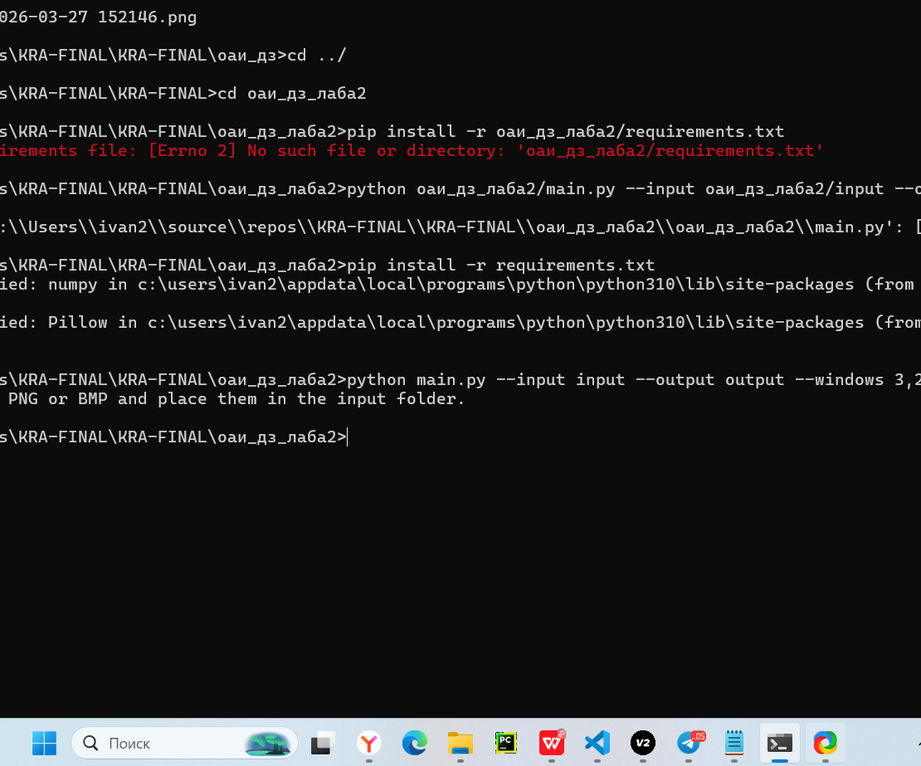
#> input picture оаи_дз_лаба2/input/123123111.png, 921 x 766 px, shrunk from 1110 x 923 before the run; its folder holds only this picture in this run
$ python main.py
#> lines starting #> are read from the running program, lines starting #| are printed output that depends on the picture; after the words box and inside, x2 and y2 are one past the last pixel; in counts of white or black regions, pixels touching at a corner belong together
import argparse
from pathlib import Path

import numpy as np
from PIL import Image


def load_rgb(path: Path) -> np.ndarray:
    img = Image.open(path).convert("RGB")
    return np.asarray(img, dtype=np.float32)


def save_gray(arr: np.ndarray, path: Path) -> None:
    arr8 = np.clip(arr, 0, 255).astype(np.uint8)
    Image.fromarray(arr8, mode="L").save(path)


def save_rgb(arr: np.ndarray, path: Path) -> None:
    arr8 = np.clip(arr, 0, 255).astype(np.uint8)
    Image.fromarray(arr8, mode="RGB").save(path)


def rgb_to_gray(rgb: np.ndarray) -> np.ndarray:
    r = rgb[..., 0]
    g = rgb[..., 1]
    b = rgb[..., 2]
    gray = 0.299 * r + 0.587 * g + 0.114 * b
    return gray


def integral_image(img: np.ndarray) -> np.ndarray:
    h, w = img.shape
    integral = np.zeros((h + 1, w + 1), dtype=np.float64)
    integral[1:, 1:] = np.cumsum(np.cumsum(img, axis=0), axis=1)
    return integral


def local_stats(gray: np.ndarray, window: int):
    if window <= 0 or window % 2 == 0:
        raise ValueError("Window size must be positive odd integer")

    h, w = gray.shape
    r = window // 2

    y = np.arange(h)
    x = np.arange(w)
    y0 = np.clip(y - r, 0, h - 1)
    y1 = np.clip(y + r, 0, h - 1) + 1
    x0 = np.clip(x - r, 0, w - 1)
    x1 = np.clip(x + r, 0, w - 1) + 1

    integ = integral_image(gray)
    integ2 = integral_image(gray * gray)

    sum_ = (
        integ[np.ix_(y1, x1)]
        - integ[np.ix_(y0, x1)]
        - integ[np.ix_(y1, x0)]
        + integ[np.ix_(y0, x0)]
    )
    sum2 = (
        integ2[np.ix_(y1, x1)]
        - integ2[np.ix_(y0, x1)]
        - integ2[np.ix_(y1, x0)]
        + integ2[np.ix_(y0, x0)]
    )

    area = (y1 - y0)[:, None] * (x1 - x0)[None, :]
    mean = sum_ / area
    var = sum2 / area - mean * mean
    var = np.maximum(var, 0.0)
    std = np.sqrt(var)
    return mean, std


def sauvola_binarize(gray: np.ndarray, window: int, k: float, r: float = 128.0) -> np.ndarray:
    mean, std = local_stats(gray, window)
    thresh = mean * (1.0 + k * (std / r - 1.0))
    binary = (gray > thresh).astype(np.uint8) * 255
    return binary


def collect_images(input_path: Path):
    if input_path.is_file():
        return [input_path]

    if not input_path.exists():
        return []

    exts = {".png", ".bmp"}
    files = [p for p in input_path.iterdir() if p.is_file() and p.suffix.lower() in exts]
    files.sort()
    return files


def process_image(path: Path, out_dir: Path, windows, k: float):
    rgb = load_rgb(path)
    base = path.stem

    save_rgb(rgb, out_dir / f"{base}_original.png")

    gray = rgb_to_gray(rgb)
    save_gray(gray, out_dir / f"{base}_gray.bmp")

    for w in windows:
        bin_img = sauvola_binarize(gray, w, k)
        save_gray(bin_img, out_dir / f"{base}_sauvola_w{w}_k{str(k).replace('.', '_')}.bmp")


def parse_windows(text: str):
    parts = [p.strip() for p in text.split(",") if p.strip()]
    windows = [int(p) for p in parts]
    return windows


def main():
    parser = argparse.ArgumentParser(
        description="Lab 2: grayscale + Sauvola binarization (variant 7)"
    )
    parser.add_argument("--input", "-i", default="input", help="Input file or directory (png/bmp)")
    parser.add_argument("--output", "-o", default="output", help="Output directory")
    parser.add_argument("--windows", default="3,25", help="Odd window sizes, comma-separated")
    parser.add_argument("--k", type=float, default=0.5, help="Sauvola k parameter")

    args = parser.parse_args()

    input_path = Path(args.input)
    output_path = Path(args.output)
    output_path.mkdir(parents=True, exist_ok=True)

    windows = parse_windows(args.windows)
    if not windows:
        print("No window sizes provided.")
        return 1

    for w in windows:
        if w <= 0 or w % 2 == 0:
            print(f"Invalid window size: {w}. Must be positive odd integer.")
            return 1

    images = collect_images(input_path)
    if not images:
        print("No input images found. Use PNG or BMP and place them in the input folder.")
        return 1

    for path in images:
        process_image(path, output_path, windows, args.k)
#> in rgb_to_gray, `b = rgb[..., 2]`:
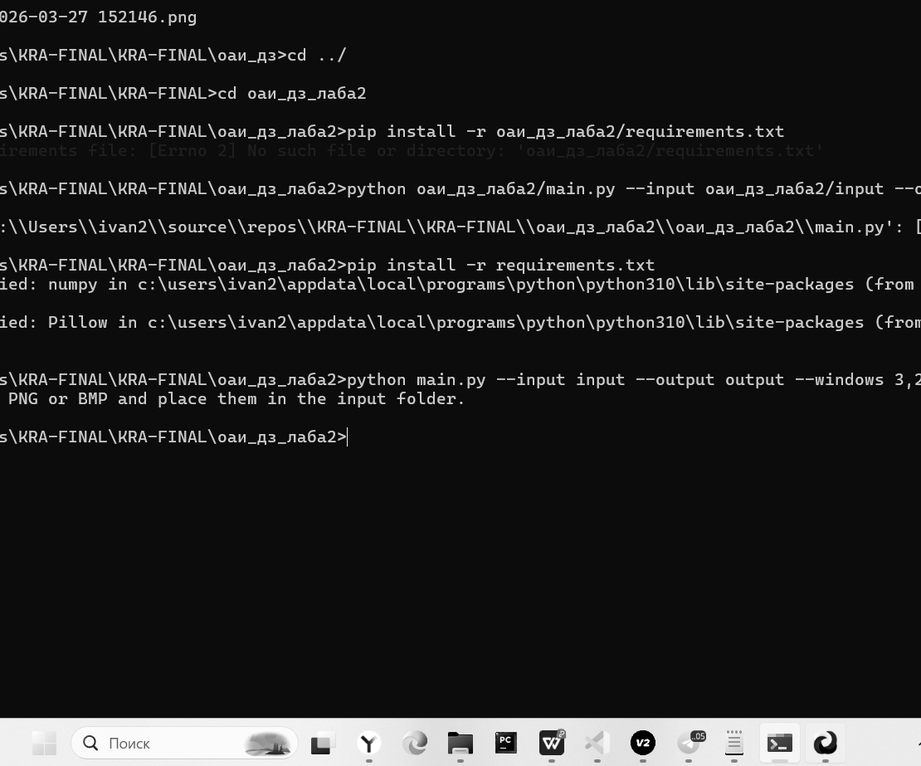
#> b: shape (766, 921) float32; min 0, max 255, mean 32.3
#> the loop in process_image, `for w in windows:` made 2 passes
#> pass 1, in local_stats, `integ = integral_image(gray)`:
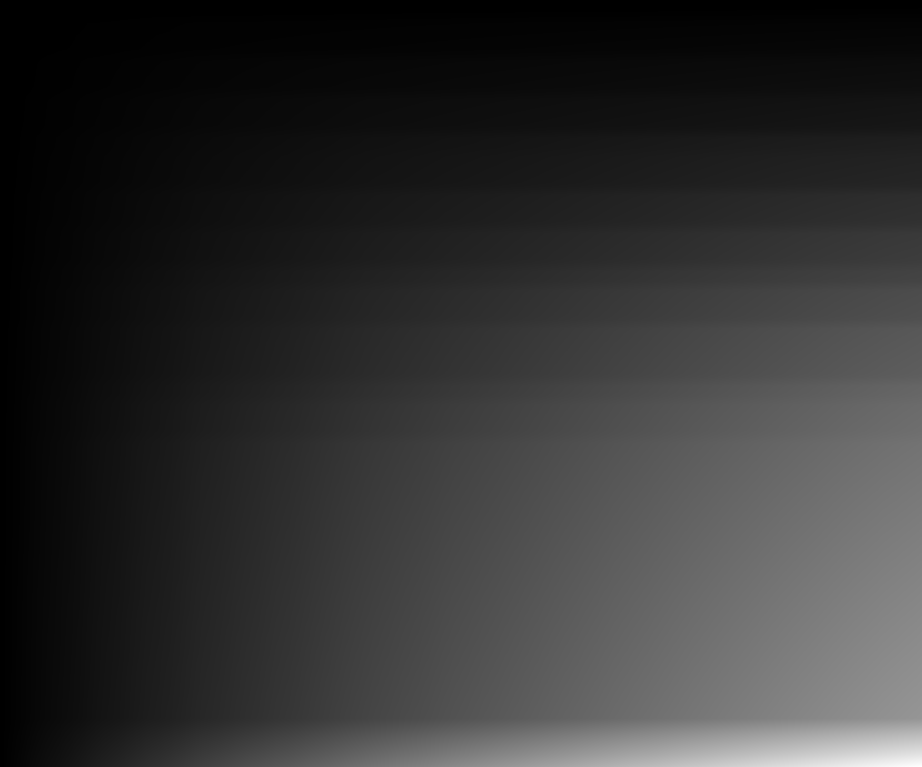
#> integ: shape (767, 922) float64; min 0, max 22451978, mean 4400273.5; drawn with min black and max white
#> pass 1, in local_stats, `integ2 = integral_image(gray * gray)`:
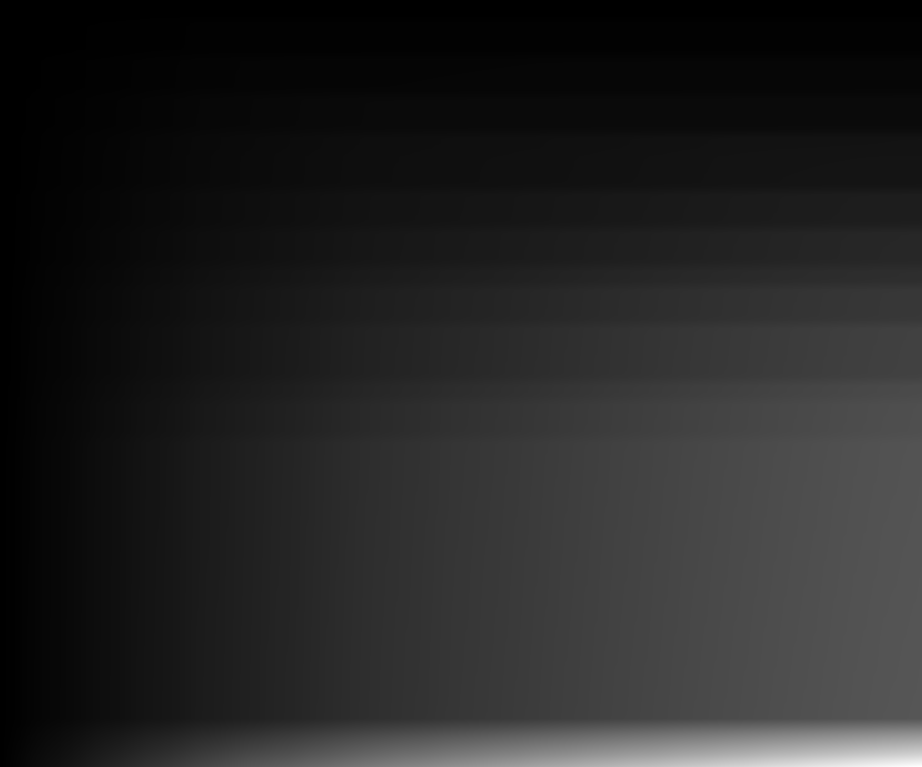
#> integ2: shape (767, 922) float64; min 0, max 3.06e+09, mean 443358600.3; drawn with min black and max white
#> pass 1, in local_stats, `sum_ = ( integ[np.ix_(y1, x1)] - integ[np.ix_(y0, x1)] - integ[np.ix_(..`:
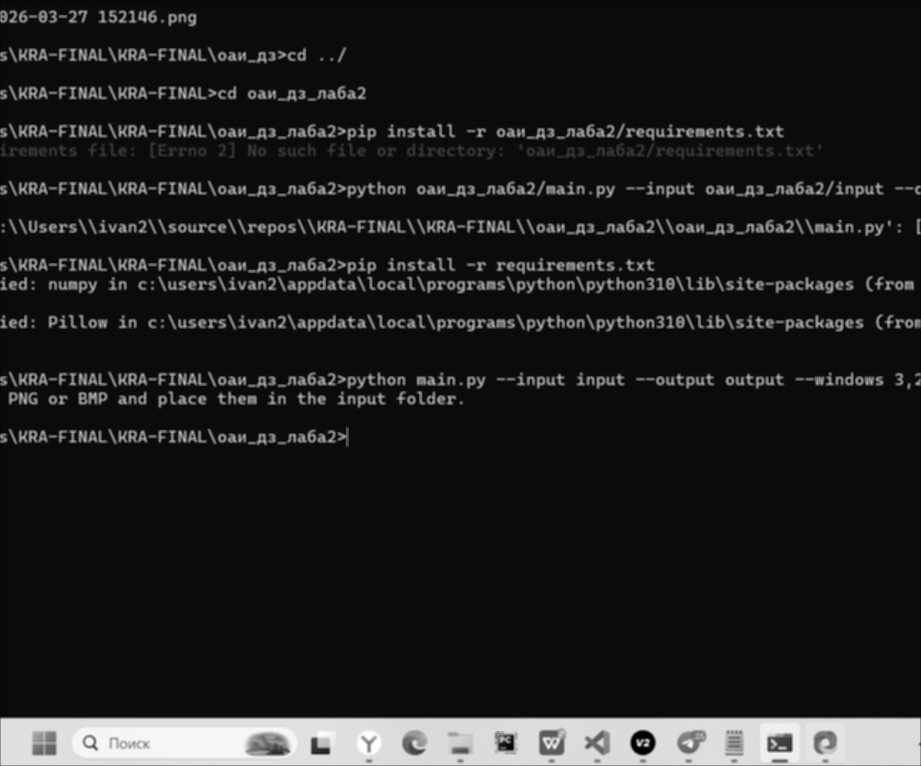
#> sum_: shape (766, 921) float64; min 0, max 2295.5, mean 285.3; drawn with min black and max white
#> pass 1, in local_stats, `sum2 = ( integ2[np.ix_(y1, x1)] - integ2[np.ix_(y0, x1)] - integ2[np.i..`:
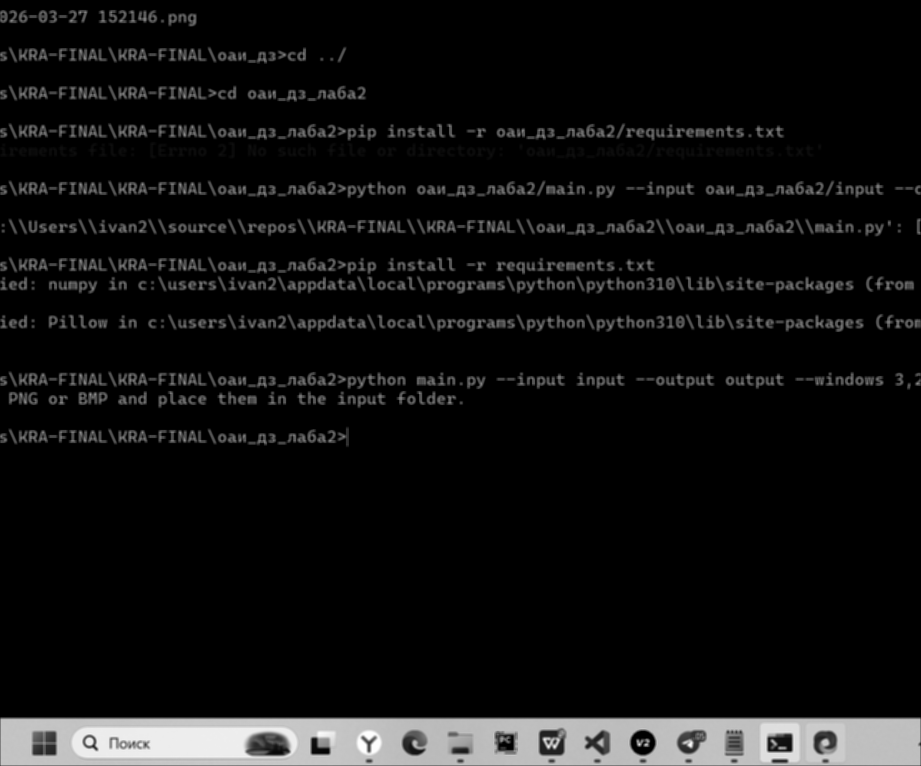
#> sum2: shape (766, 921) float64; min 0, max 585344, mean 38864.9; drawn with min black and max white
#> after the loop in process_image, `for w in windows:`:
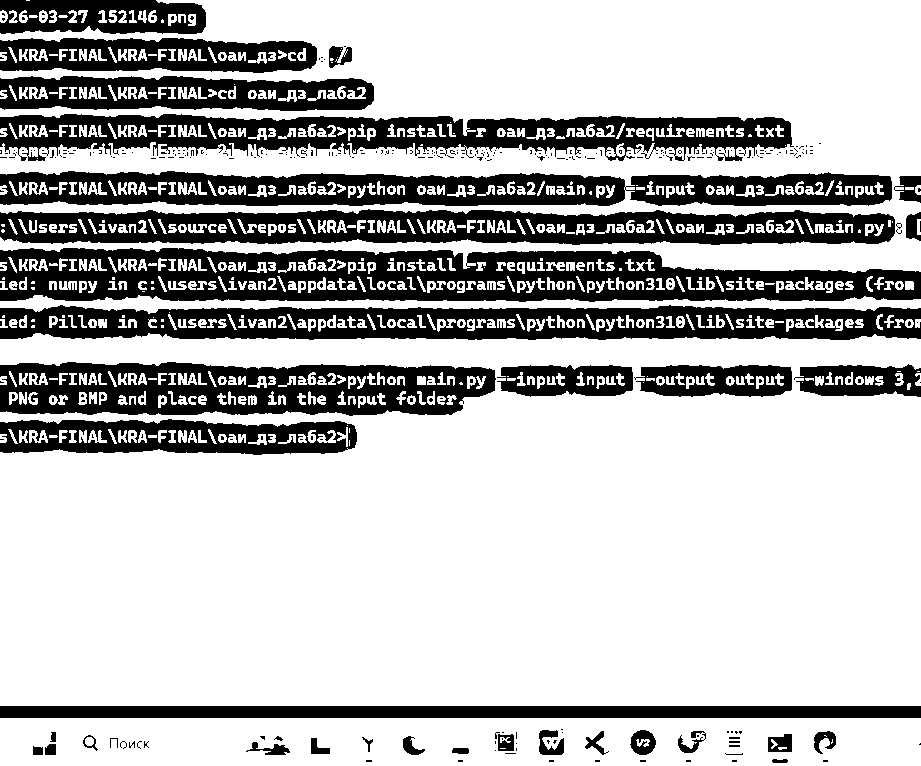
#> bin_img: shape (766, 921); 72.6% white; 525 black regions (485 under 20 px), largest, box (x1, y1, x2, y2) and area: (0, 248, 921, 302) 31412, (0, 305, 921, 340) 22244, (0, 209, 895, 245) 21673
        print(f"Processed: {path.name}")

    return 0


if __name__ == "__main__":
    raise SystemExit(main())
#> (the program exits here)

$ run again, on оаи_дз_лаба2/input/slav_03.png
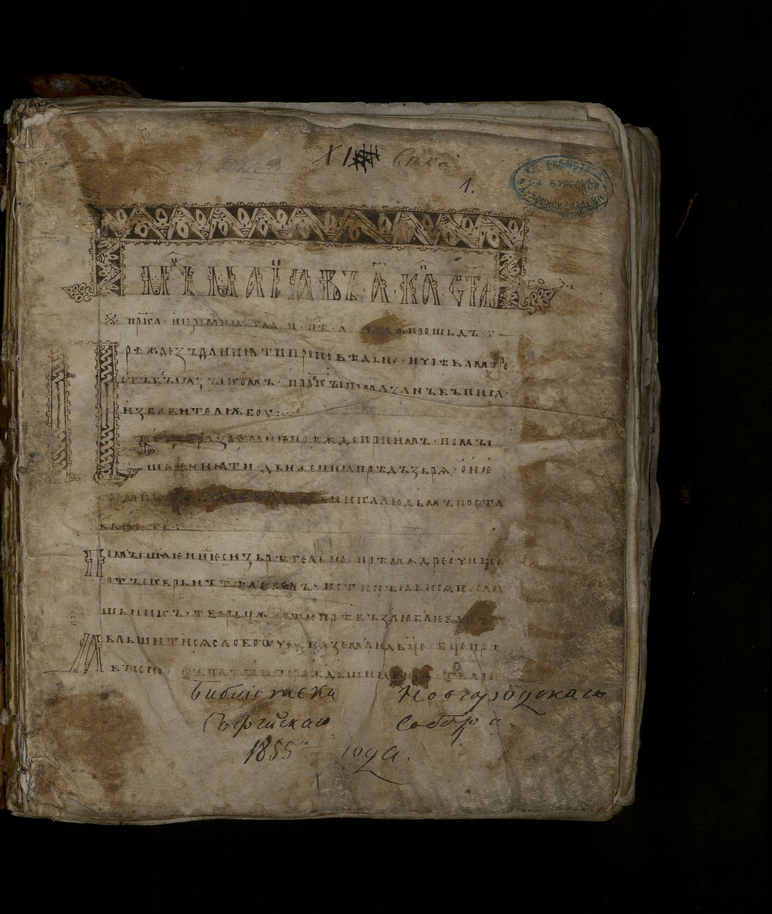
#> input picture оаи_дз_лаба2/input/slav_03.png, 772 x 914 px, shrunk from 1600 x 1893 before the run
#> in load_rgb, img is the input picture: PIL image 772x914 RGB; mean R, G, B 77.3, 68.4, 52.8
#> the loop in process_image, `for w in windows:` made 2 passes
#> pass 1, in local_stats, `sum2 = ( integ2[np.ix_(y1, x1)] - integ2[np.ix_(y0, x1)] - integ2[np.i..`:
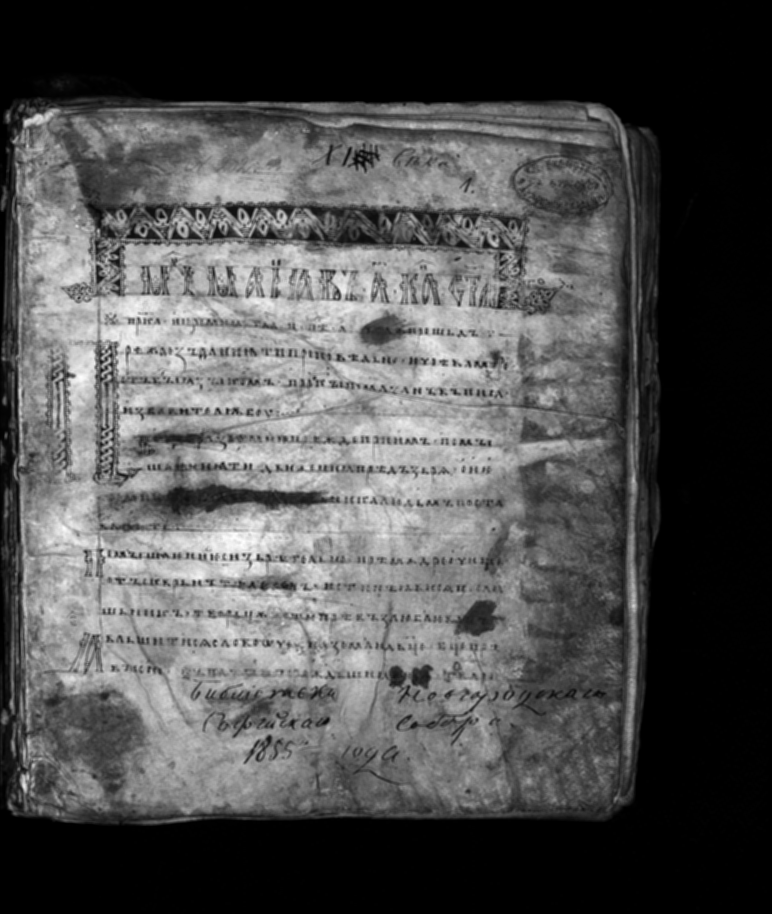
#> sum2: shape (914, 772) float64; min -768, max 216960, mean 68666.8; drawn with min black and max white
#> after the loop in process_image, `for w in windows:`:
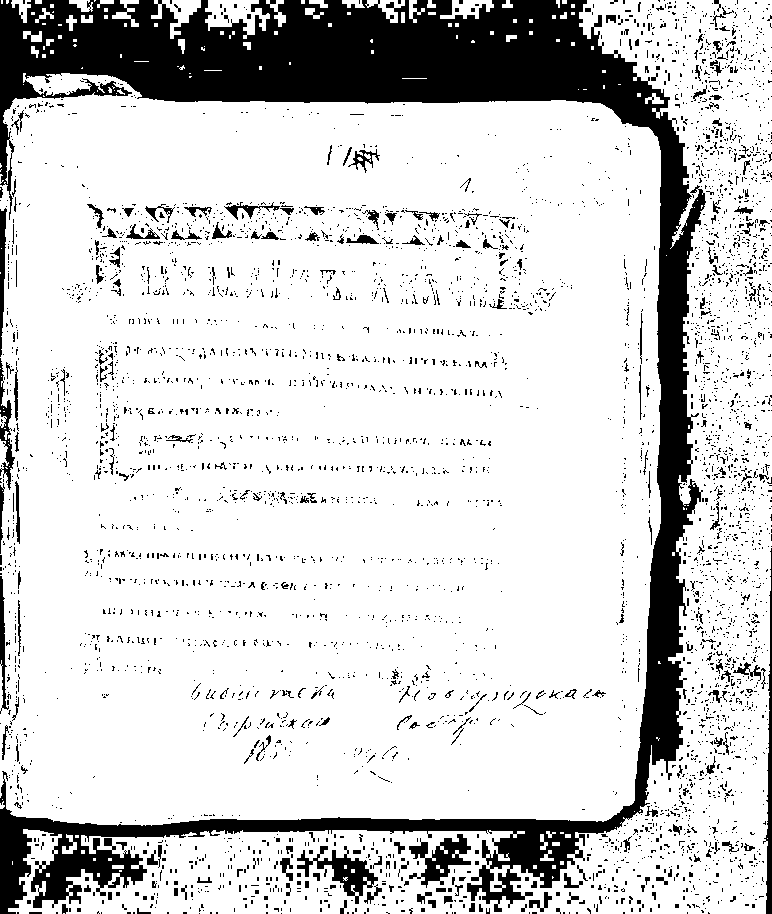
#> bin_img: shape (914, 772); 81.9% white; 4535 black regions (4278 under 20 px), largest, box (x1, y1, x2, y2) and area: (0, 0, 706, 914) 93952, (297, 846, 378, 904) 1500, (409, 834, 471, 888) 1421
